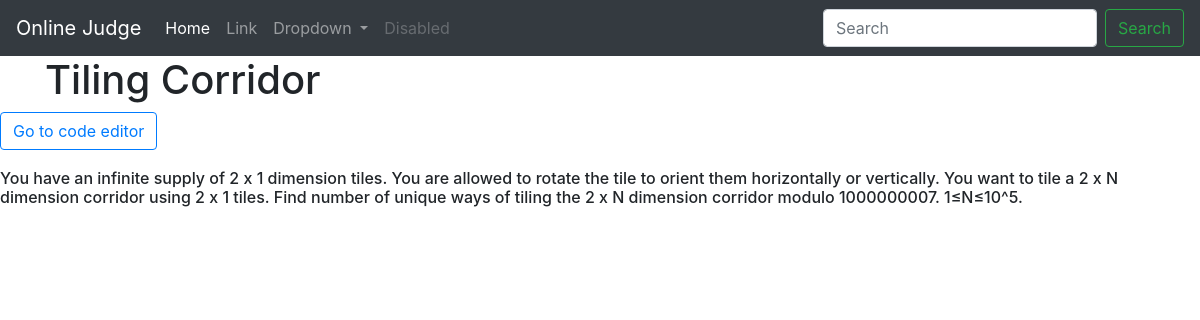
/problems/4/, run on the app's committed database.
### OJ/models.py (models this page shows)
class Problem(models.Model):
    problemStatement = models.CharField(max_length=500)
    problemName = models.CharField(max_length=50)
    problemDifficulty = models.CharField(max_length=100)

### OJ/views.py (the view)
# urls.py: path('problems/<int:id>/', views.problemDetails, name="Details"),
def problemDetails(request, id):
    problem = get_object_or_404(Problem, pk=id)
    return render(request, "OJ/problemDetails.html", {'problem': problem})

### OJ/templates/OJ/problemDetails.html (shortened to what this page needs)
<!doctype html>
<html lang="en">
  <head>
    <link rel="stylesheet"
      href="https://cdn.jsdelivr.net/npm/bootstrap@4.5.3/dist/css/bootstrap.min.css"
>
  </head>
  <body>
    <nav class="navbar navbar-expand-lg navbar-dark bg-dark">
      <a class="navbar-brand" href="#">Online Judge</a>
      <div class="collapse navbar-collapse" id="navbarSupportedContent">
        <ul class="navbar-nav mr-auto">
          <li class="nav-item active">
            <a class="nav-link" href="#">Home <span class="sr-only">(current)</span></a>
          </li>
          <li class="nav-item">
            <a class="nav-link" href="#">Link</a>
          </li>
          <li class="nav-item dropdown">
            <a class="nav-link dropdown-toggle" href="#" id="navbarDropdown"
              role="button" data-toggle="dropdown" aria-haspopup="true"
              aria-expanded="false">
              Dropdown
            </a>
          </li>
          <li class="nav-item">
            <a class="nav-link disabled" href="#" tabindex="-1"
              aria-disabled="true">Disabled</a>
          </li>
        </ul>
        <form class="form-inline my-2 my-lg-0">
          <input class="form-control mr-sm-2" type="search" placeholder="Search"
            aria-label="Search">
          <button class="btn btn-outline-success my-2 my-sm-0" type="submit">Search</button>
        </form>
      </div>
    </nav>
    <div class="container">
      <h1>{{ problem.problemName }}</h1>
    </div>
    <a role="button" class="btn btn-outline-primary" href="{% url 'Code' problem.id %}">Go to code editor</a><br/>
      <h6><br/>{{ problem.problemStatement }}</h6>
      </body>
    </html>

### data on the page
Problem: problemName "Tiling Corridor", problemStatement "You have an infinite supply of 2 x 1 dimension tiles. You are allowed to rotate the tile to orient them horizontally or vertically. You want to tile a 2 x N dimension corridor using 2 x 1 tiles. Find number of unique ways of tiling the 2 x N dimension corridor modulo 1000000007. 1≤N≤10^5."
